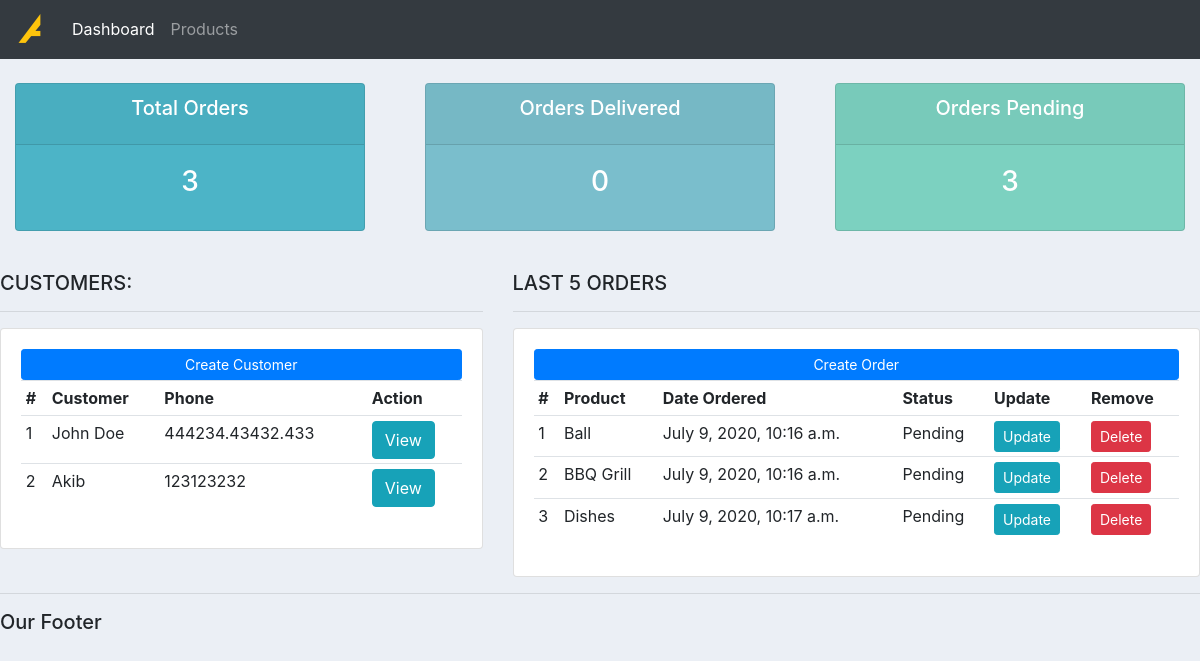
Before: / with the older database file.
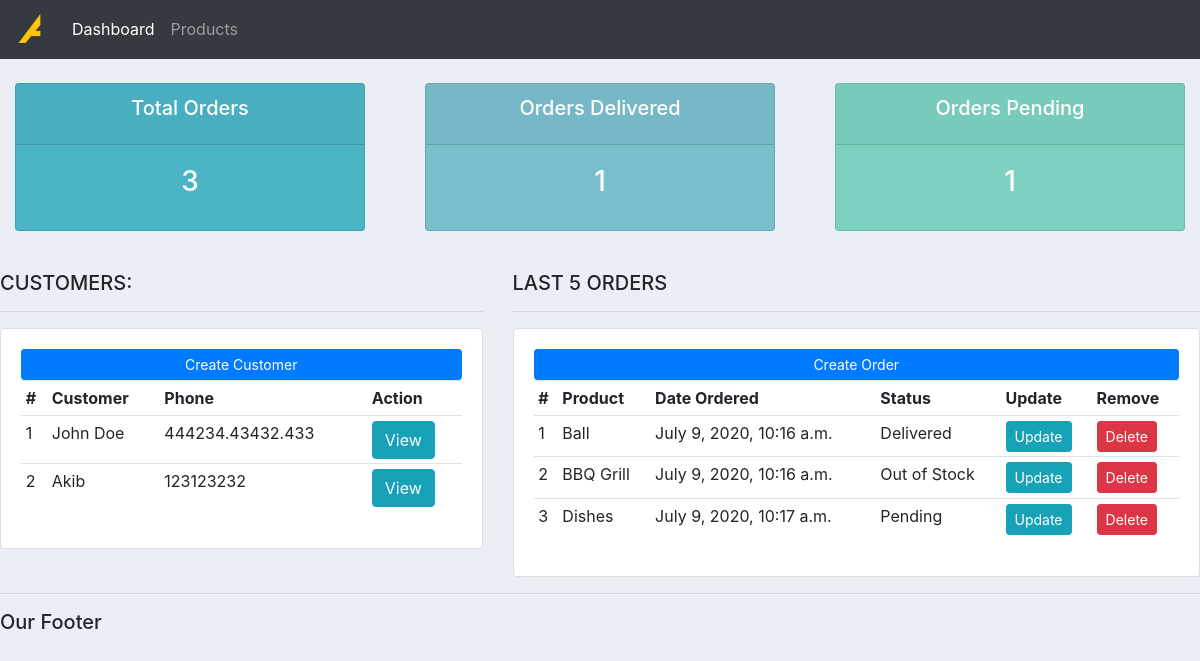
After: the same page with the newer database file.
### accounts/models.py (models this page shows, shortened)
class Customer(models.Model):
    name            = models.CharField(max_length=200, null = True) # null = True -> if empty so that it doesn't show error
    phone           = models.CharField(max_length=200, null = True)
    email           = models.CharField(max_length=200, null = True)
    date_created    = models.DateTimeField(auto_now_add=True, null = True)

class Order(models.Model):
    STATUS = (
        ('Pending',     'pending'),
        ('Out of Stock','stock finish'),
        ('Delivered',   'delivered'),
    )
    customer    = models.ForeignKey(Customer, null=True, on_delete = models.SET_NULL)
    product     = models.ForeignKey(Product, null = True, on_delete= models.SET_NULL)
    date_created= models.DateTimeField(auto_now_add=True, null=True)
    status      = models.CharField(max_length=200, null = True, choices=STATUS)

class Product(models.Model):
    CATEGORY = (
        ('Indoor', 'Indoor'),
        ('Outdoor', 'Outdoor'),
    )
    name        = models.CharField(max_length=200, null = True)
    price       = models.FloatField(null=True)
    category    = models.CharField(max_length=200, null= True, choices=CATEGORY)
    description = models.CharField(max_length=200, null=True, blank=True)
    date_created= models.DateTimeField(auto_now_add=True, null=True)
    tags        = models.ManyToManyField(Tag)
    def __str__(self):
        return self.name

### accounts/views.py (the view)
# urls.py: path('', views.home, name="home"),
def home(request):
    allOrders       = Order.objects.all()
    allCustomers    = Customer.objects.all()
    totalCustomers  = allCustomers.count()
    totalOrders     = allOrders.count()
    delivered       = allOrders.filter(status="Delivered").count()
    pending         = allOrders.filter(status="Pending").count()
    context = {
        'orders': allOrders,
        'customers': allCustomers, 'total_customers': totalCustomers,
        'total_orders': totalOrders,
        'delivered': delivered,
        'pending': pending
    }
    return render(request, 'accounts/dashboard.html', context)

### accounts/templates/accounts/dashboard.html
{% extends 'accounts/main.html' %}
{% block content%}
{% include 'accounts/status.html' %}
<br>
<div class="row">
	<div class="col-md-5">
		<h5>CUSTOMERS:</h5>
		<hr>
		<div class="card card-body">
			<a class="btn btn-primary  btn-sm btn-block" href="">Create Customer</a>
			<table class="table table-sm">
				<tr>
					<th>#</th>
					<th>Customer</th>
					<th>Phone</th>
					<th>Action	</th>
				</tr>
				{% for customer in customers %}
					<tr>
						<td>{{customer.id}}</td>
						<td>{{customer.name}}</td>
						<td>{{customer.phone}}</td>
						<td><a class="btn btn-info" href="{% url 'customer' customer.id %}">View</a></td>
					</tr>
				{% endfor  %}
			</table>
		</div>
	</div>
	<div class="col-md-7">
		<h5>LAST 5 ORDERS</h5>
		<hr>
		<div class="card card-body">
			<a class="btn btn-primary  btn-sm btn-block" href="">Create Order</a>
			<table class="table table-sm">
				<tr>
					<th>#</th>
					<th>Product</th>
					<th>Date Ordered</th>
					<th>Status</th>
					<th>Update</th>
					<th>Remove</th>
				</tr>
				{% for order in orders %}
					<tr>
						<td>{{order.id}}</td>
						<td>{{order.product}}</td>
						<td>{{order.date_created}}</td>
						<td>{{order.status}}</td>
						<td><a class="btn btn-sm btn-info" href="">Update</a></td>
						<td><a class="btn btn-sm btn-danger" href="">Delete</a></td>
					</tr>
				{% endfor  %}
			</table>
		</div>
	</div>
</div>
{% endblock %}

### accounts/templates/accounts/main.html (shortened to what this page needs)
{% load static %}
<!DOCTYPE html>
<html lang="en">
<head>
    <link rel="stylesheet" href="https://stackpath.bootstrapcdn.com/bootstrap/4.3.1/css/bootstrap.min.css">
    <link rel="stylesheet" type="text/css" href="{% static '/css/main.css' %}">
</head>
<body>
        {% include 'accounts/navbar.html' %}
        {% block content %}
        {% endblock %}
    <hr>
    <h5>Our Footer</h5>
</body>
</html>

### accounts/templates/accounts/navbar.html (shortened to what this page needs)
{% load static %}
<nav class="navbar navbar-expand-lg navbar-dark bg-dark">
    <a class="navbar-brand" href="#"><img src="{% static '/images/logo.png' %}" alt=""></a>
    <div class="collapse navbar-collapse" id="navbarNav">
      <ul class="navbar-nav">
        <li class="nav-item active">
          <a class="nav-link" href="{% url 'home' %}">Dashboard</a>
        </li>
        <li class="nav-item">
          <a class="nav-link" href="{% url 'product' %}">Products</a>
        </li>
      </ul>
    </div>
</nav>

### accounts/templates/accounts/status.html
<br>
<div class="row">
	<div class="col">
		<div class="col-md">
			<div class="card text-center text-white  mb-3" id="total-orders">
			  	<div class="card-header">
			  		<h5 class="card-title">Total Orders</h5>
			  	</div>
			  	<div class="card-body">
			    	<h3 class="card-title">{{total_orders}}</h3>
			  	</div>
			</div>
		</div>
	</div>
	<div class="col">
		<div class="col-md">
			<div class="card text-center text-white  mb-3" id="orders-delivered">
			  	<div class="card-header">
			  		<h5 class="card-title">Orders Delivered</h5>
			  	</div>
			  	<div class="card-body">
			    	<h3 class="card-title">{{delivered}}</h3>
			  	</div>
			</div>
		</div>
	</div>
	<div class="col">
		<div class="col-md">
			<div class="card text-center text-white  mb-3" id="orders-pending">
			  	<div class="card-header">
			  		<h5 class="card-title">Orders Pending</h5>
			  	</div>
			  	<div class="card-body">
			    	<h3 class="card-title">{{pending}}</h3>
			  	</div>
			</div>
		</div>
	</div>
</div>

### static/css/main.css (style rules this page uses)
body { background-color: #ebeff5; }
#total-orders { background-color: #4cb4c7; }
#orders-delivered { background-color: #7abecc; }
#orders-pending { background-color: #7CD1C0; }

Changed rows visible on the page:
changed Order "Ball": status "Pending" → "Delivered"
changed Order "BBQ Grill": status "Pending" → "Out of Stock"
Other visible differences:
{{ delivered }}: "0" → "1"
{{ pending }}: "3" → "1"
